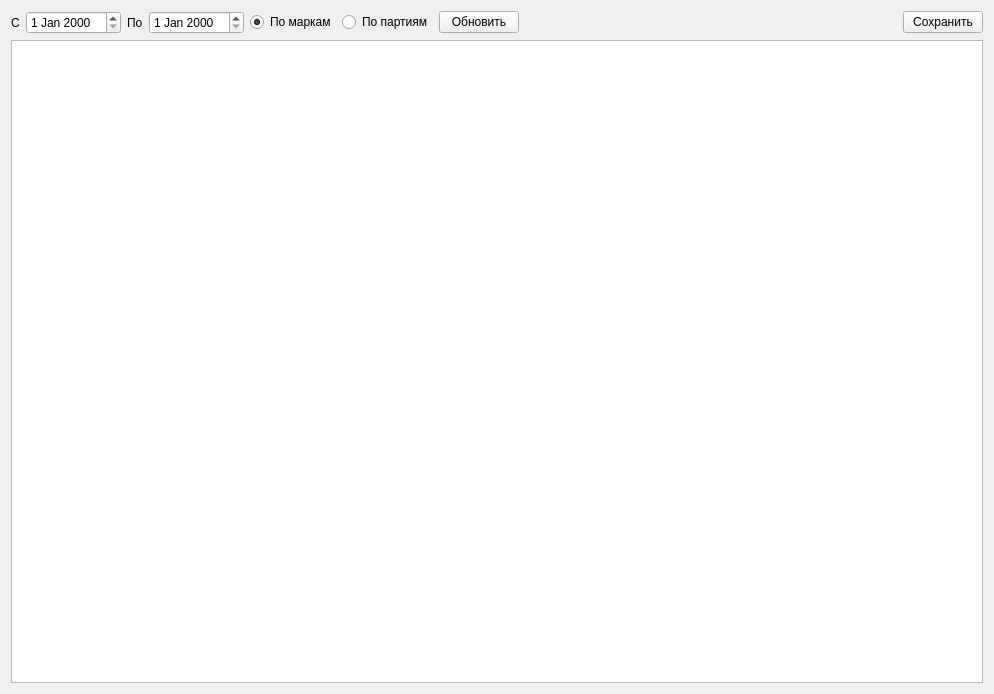
<?xml version="1.0" encoding="UTF-8"?>
<ui version="4.0">
 <class>FormReport</class>
 <widget class="QWidget" name="FormReport">
  <property name="geometry">
   <rect>
    <x>0</x>
    <y>0</y>
    <width>994</width>
    <height>694</height>
   </rect>
  </property>
  <property name="windowTitle">
   <string>Отчет</string>
  </property>
  <layout class="QVBoxLayout" name="verticalLayout">
   <item>
    <layout class="QHBoxLayout" name="horizontalLayout">
     <item>
      <widget class="QLabel" name="label">
       <property name="text">
        <string>С</string>
       </property>
      </widget>
     </item>
     <item>
      <widget class="DbDateEdit" name="dateEditBeg"/>
     </item>
     <item>
      <widget class="QLabel" name="label_2">
       <property name="text">
        <string>По</string>
       </property>
      </widget>
     </item>
     <item>
      <widget class="DbDateEdit" name="dateEditEnd"/>
     </item>
     <item>
      <widget class="QRadioButton" name="radioButtonMar">
       <property name="text">
        <string>По маркам</string>
       </property>
       <property name="checked">
        <bool>true</bool>
       </property>
      </widget>
     </item>
     <item>
      <widget class="QRadioButton" name="radioButtonPart">
       <property name="text">
        <string>По партиям</string>
       </property>
      </widget>
     </item>
     <item>
      <widget class="QPushButton" name="cmdUpd">
       <property name="text">
        <string>Обновить</string>
       </property>
       <property name="icon">
        <iconset theme="view-refresh">
         <normaloff>.</normaloff>.</iconset>
       </property>
      </widget>
     </item>
     <item>
      <spacer name="horizontalSpacer">
       <property name="orientation">
        <enum>Qt::Horizontal</enum>
       </property>
       <property name="sizeHint" stdset="0">
        <size>
         <width>40</width>
         <height>20</height>
        </size>
       </property>
      </spacer>
     </item>
     <item>
      <widget class="QPushButton" name="cmdSave">
       <property name="text">
        <string>Сохранить</string>
       </property>
       <property name="icon">
        <iconset theme="document-save">
         <normaloff>.</normaloff>.</iconset>
       </property>
      </widget>
     </item>
    </layout>
   </item>
   <item>
    <widget class="TableView" name="tableView"/>
   </item>
  </layout>
 </widget>
 <customwidgets>
  <customwidget>
   <class>TableView</class>
   <extends>QTableView</extends>
   <header>olap/tableview.h</header>
  </customwidget>
  <customwidget>
   <class>DbDateEdit</class>
   <extends>QDateEdit</extends>
   <header>db/dbdateedit.h</header>
  </customwidget>
 </customwidgets>
 <resources/>
 <connections/>
</ui>
